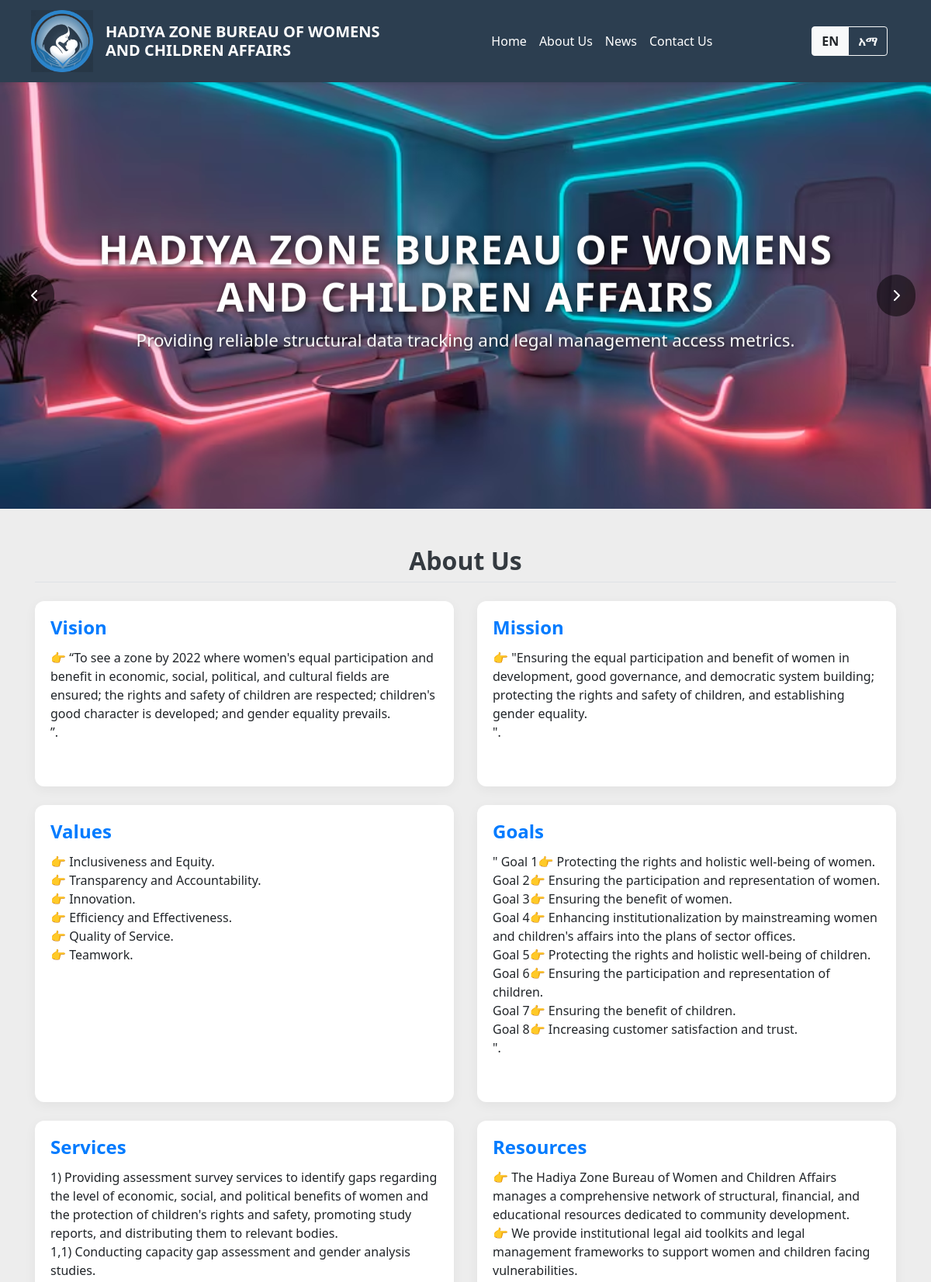
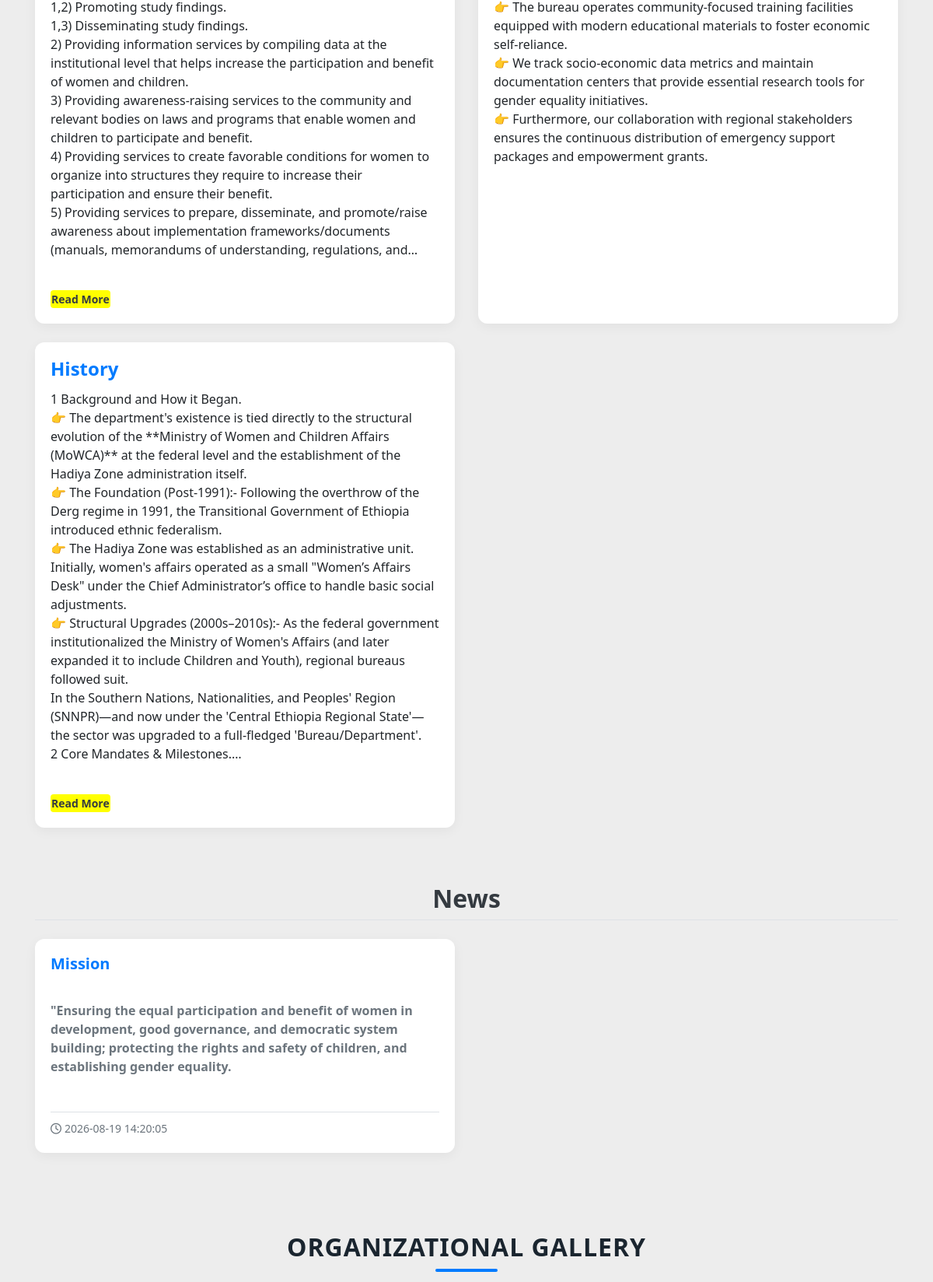
The page / (upper part) on the database its author committed (2 pictures, top to bottom).
### tables this page shows
CREATE TABLE `hero_slides` (
  `id` int(11) NOT NULL,
  `image_path` varchar(255) NOT NULL,
  `created_at` timestamp NOT NULL DEFAULT current_timestamp()
);

CREATE TABLE `news` (
  `id` int(11) NOT NULL,
  `title_en` varchar(255) NOT NULL,
  `title_am` varchar(255) NOT NULL,
  `body_en` text NOT NULL,
  `body_am` text NOT NULL,
  `created_at` timestamp NOT NULL DEFAULT current_timestamp()
);

### index.php (the view, shortened to what this page needs)
<?php
require_once 'db.php';
if (isset($_GET['lang'])) {
    $lang = $_GET['lang'] == 'am' ? 'am' : 'en';
    $_SESSION['lang'] = $lang;
    setcookie('lang', $lang, time() + (86400 * 30), "/");
} else {
    $lang = isset($_SESSION['lang']) ? $_SESSION['lang'] : (isset($_COOKIE['lang']) ? $_COOKIE['lang'] : 'en');
}
$translations = [
    'en' => [
        'home'=>'Home', 'about'=>'About Us', 'news'=>'News', 'contact'=>'Contact Us',
        'mission'=>'Mission', 'vision'=>'Vision', 'values'=>'Values', 'goals'=>'Goals',
        'services'=>'Services', 'resources'=>'Resources', 'history'=>'History',
        'login'=>'Login', 'user_mode'=>'Viewer Access Only Mode',
        'bureau_title'=>'HADIYA ZONE BUREAU OF WOMENS<br>
         AND CHILDREN AFFAIRS',
        'read_more'=>'Read More'
    ],
    'am' => [
        'home'=>'ዋና ገጽ', 'about'=>'ስለ እኛ', 'news'=>'ዜና', 'contact'=>'አግኙን',
        'mission'=>'ተልዕኮ', 'vision'=>'ራዕይ', 'values'=>'እሴቶች', 'goals'=>'ግቦች',
        'services'=>'አገልግሎቶች', 'resources'=>'ግብዓቶች', 'history'=>'ታሪክ',
        'login'=>'ግባ', 'user_mode'=>'የዕይታ ብቻ መዳረሻ ሁኔታ',
        'bureau_title'=>'ሀዲያ ዞን ሴቶችና ህጻናት ጉዳይ ቢሮ',
        'read_more'=>'ተጨማሪ ያንብቡ'
    ]
];
function fix_image_path($path) {
    $clean_filename = basename($path);
    $relative_path  = ltrim(str_replace('../', '', $path), '/');
    $possible_paths = [
        $relative_path,
        'admin/photos/' . $clean_filename,
        'admin/uploads/' . $clean_filename,
        'photos/' . $clean_filename,
        'admin/' . $relative_path
    ];
    foreach ($possible_paths as $test_path) {
        if (file_exists($test_path)) {
            return $test_path;
        }
    }
    return $path;
}
function render_as_sentence_list($text, $current_lang) {
    $delimiter = ($current_lang === 'am') ? '።' : '.';
    $sentences = explode($delimiter, $text);
    $output = '';
    foreach ($sentences as $sentence) {
        $trimmed = trim($sentence);
        if (!empty($trimmed)) {
            $output .= htmlspecialchars($trimmed . $delimiter) . '<br>';
        }
    }
    return $output;
}
$content_stmt = $pdo->query("SELECT * FROM site_content");
$site_data = [];
while($row = $content_stmt->fetch()){
    $site_data[$row['content_key']] = [
        'en' => $row['content_en'],
        'am' => $row['content_am']
    ];
}
?>
<!DOCTYPE html>
<html lang="<?php echo $lang; ?>">
<head>
    <link rel="stylesheet" href="https://cdn.jsdelivr.net/npm/bootstrap@4.6.2/dist/css/bootstrap.min.css">
    <link rel="stylesheet" href="https://cdnjs.cloudflare.com/ajax/libs/font-awesome/6.4.2/css/all.min.css">
</head>
<body>
<nav class="navbar navbar-expand-lg navbar-custom sticky-top shadow-sm">
    <div class="container-fluid px-lg-4 px-3">
        <a class="navbar-brand d-flex align-items-center" href="#home">
            <img src="<?php echo fix_image_path('logoo.jpg'); ?>" alt="Logo" class="navbar-logo mr-3 flex-shrink-0">
            <h5 class="m-0 font-weight-bold bureau-brand-title"><?php echo $translations[$lang]['bureau_title']; ?></h5>
        </a>
        <div class="collapse navbar-collapse" id="mainNav">
            <ul class="navbar-nav mx-auto nav-links-wrapper">
                <li class="nav-item"><a class="nav-link custom-nav-link" href="#home"><?php echo $translations[$lang]['home']; ?></a></li>
                <li class="nav-item"><a class="nav-link custom-nav-link" href="#about"><?php echo $translations[$lang]['about']; ?></a></li>
                <li class="nav-item"><a class="nav-link custom-nav-link" href="#news"><?php echo $translations[$lang]['news']; ?></a></li>
                <li class="nav-item"><a class="nav-link custom-nav-link" href="#contact"><?php echo $translations[$lang]['contact']; ?></a></li>
            </ul>
            <div class="d-flex align-items-center nav-controls-wrapper">
                <div class="btn-group mr-3" role="group">
                    <a href="?lang=en" class="btn btn-outline-light lang-btn <?php echo $lang=='en'?'active':''; ?>">EN</a>
                    <a href="?lang=am" class="btn btn-outline-light lang-btn <?php echo $lang=='am'?'active':''; ?>">አማ</a>
                </div>
            </div>
        </div>
    </div>
</nav>
<div id="home" class="slider position-relative">
    <div class="slides" id="heroSlides">
        <?php
        $slides_stmt = $pdo->query("SELECT * FROM w_c_issues.hero_slides ORDER BY id DESC");
        $slides = $slides_stmt ? $slides_stmt->fetchAll() : [];
        if (empty($slides)) {
            $default_photos = [
                'Photos/web1-1536x1024.jpg',
                'photos/img-1.webp',
                'Photos/img-3.avif',
                'Photos/img-2.avif',
                'Photos/img-4.avif'
            ];
            foreach ($default_photos as $index => $photo_path) {
                $active_class = ($index === 0) ? 'active' : '';
                $image_url = fix_image_path($photo_path);
                echo '<div class="slide ' . $active_class . '" style="background-image: url(\'' . htmlspecialchars($image_url) . '\');"></div>';
            }
        } else {
            foreach ($slides as $index => $slide) {
                $active_class = ($index === 0) ? 'active' : '';
                $image_url = fix_image_path($slide['image_path']);
                echo '<div class="slide ' . $active_class . '" style="background-image: url(\'' . htmlspecialchars($image_url) . '\');"></div>';
            }
        }
        ?>
    </div>
    <button class="arrow left" onclick="prevSlide()"><i class="fa fa-chevron-left"></i></button>
    <button class="arrow right" onclick="nextSlide()"><i class="fa fa-chevron-right"></i></button>
    <div class="hero-text" id="heroTextContainer">
       <h1 class="display-4 font-weight-bold"><?php echo $translations[$lang]['bureau_title']; ?></h1>
        <p class="lead">Providing reliable structural data tracking and legal management access metrics.</p>
    </div>
</div>
<main class="container my-5">
    <section id="about" class="mb-5">
        <h2 class="text-center mb-4 border-bottom pb-2 font-weight-bold text-dark"><?php echo $translations[$lang]['about']; ?></h2>
        <div class="row">
            <?php foreach(['vision', 'mission', 'values', 'goals', 'services', 'resources', 'history'] as $key): ?>
                <div class="col-md-6 col-lg-6 mb-4">
                    <div class="card feature-card h-100">
                        <div class="card-body d-flex flex-column">
                            <h4 class="card-title text-capitalize text-primary font-weight-bold"><?php echo $translations[$lang][$key]; ?></h4>
                            <div class="card-text expandable-content collapsed" id="text-<?php echo $key; ?>">
                                <?php
                                    $raw_content = $site_data[$key][$lang] ?? '';
                                    echo render_as_sentence_list($raw_content, $lang);
                                ?>
                            </div>
                            <div class="mt-auto pt-2">
                                <button style="background-color:yellow; font-weight: bold; border-radius: 4px; padding: 2px 8px;" class="btn btn-sm btn-link text-dark p-0 read-more-btn d-none" onclick="toggleReadMore('text-<?php echo $key; ?>', this)">
                                    <?php echo $translations[$lang]['read_more']; ?>
                                </button>
                            </div>
                        </div>
                    </div>
                </div>
            <?php endforeach; ?>
        </div>
    </section>
    <section id="news" class="my-5">
        <h2 class="text-center mb-4 border-bottom pb-2 font-weight-bold text-dark"><?php echo $translations[$lang]['news']; ?></h2>
        <div class="row">
            <?php
            $news_stmt = $pdo->query("SELECT * FROM news ORDER BY created_at DESC");
            $news_items = $news_stmt ? $news_stmt->fetchAll() : [];
            if (!empty($news_items)):
                foreach ($news_items as $item):
                    $title = ($lang === 'am' && !empty($item['title_am'])) ? $item['title_am'] : $item['title_en'];
                    $body  = ($lang === 'am' && !empty($item['body_am']))  ? $item['body_am']  : $item['body_en'];
            ?>
                <div class="col-md-6 mb-4">
                    <div class="card feature-card h-100">
                        <div class="card-body d-flex flex-column">
                            <h5 class="card-title text-primary font-weight-bold"><?php echo htmlspecialchars($title); ?></h5>
                            <p class="card-text text-secondary font-weight-bold"><?php echo nl2br(htmlspecialchars($body)); ?></p>
                            <div class="mt-auto pt-2 border-top">
                                <small class="text-muted"><i class="fa-regular fa-clock mr-1"></i><?php echo htmlspecialchars($item['created_at']); ?></small>
                            </div>
                        </div>
                    </div>
                </div>
            <?php
                endforeach;
            else:
            ?>
                <div class="col-12 text-center text-muted py-4 font-italic">No news items posted yet.</div>
            <?php endif; ?>
        </div>
    </section>
<section class="heroes-section my-3">
    <h2 class="section-title mb-2">ORGANIZATIONAL GALLERY</h2>
    <div class="title-underline mb-3"></div>
</section>
</main>
</body>
</html>

### index.php (style rules this page uses)
:root { --primary-color: #2c3e50; --accent-color: #3498db; }
body { font-family: 'Segoe UI', Tahoma, Geneva, Verdana, sans-serif; background-color: #e1e1e198; }
.navbar-custom { background-color: var(--primary-color); transition: background-color 0.4s ease, box-shadow 0.4s ease; }
.navbar-custom .nav-link, .navbar-custom .navbar-brand { color: #fff !important; transition: color 0.3s ease, transform 0.3s ease; }
.navbar-logo { height: 80px !important; width: 80px !important; object-fit: contain; flex-shrink: 0; }
.slider { position: relative; width: 100%; height: 550px; overflow: hidden; background-color: #000; }
.slides { display: flex; width: 100%; height: 100%; transition: transform 1.2s cubic-bezier(0.77, 0, 0.175, 1); }
.slide { min-width: 100%; height: 100%; background-position: center; background-size: cover; background-repeat: no-repeat; background-image: linear-gradient(rgba(0,0,0,0.55), rgba(0,0,0,0.55)); background-blend-mode: overlay; flex-shrink: 0; transition: transform 6s ease-out; }
.slider .arrow { position: absolute; top: 50%; transform: translateY(-50%); background: rgba(0, 0, 0, 0.5); color: #fff; border: none; padding: 15px 20px; cursor: pointer; z-index: 10; border-radius: 50px; transition: background 0.4s ease, transform 0.3s ease, box-shadow 0.3s ease; }
.slider .arrow.left { left: 20px; }
.slider .arrow.right { right: 20px; }
.hero-text { position: absolute; top: 50%; left: 50%; transform: translate(-50%, -50%); color: white; text-align: center; z-index: 5; width: 80%; animation: heroTextFadeIn 1.5s ease-out forwards; }
.hero-text h1 { font-size: 3.2rem; font-weight: 800; letter-spacing: 1.5px; text-shadow: 2px 2px 10px rgba(0,0,0,0.8); animation: slideInDown 1.2s ease-out forwards; }
.hero-text p { font-size: 1.4rem; text-shadow: 1px 1px 5px rgba(0,0,0,0.8); animation: slideInUp 1.4s ease-out forwards; }
.feature-card { border: none; box-shadow: 0 4px 15px rgba(0,0,0,0.05); transition: transform 0.4s cubic-bezier(0.165, 0.84, 0.44, 1), box-shadow 0.4s cubic-bezier(0.165, 0.84, 0.44, 1); margin-bottom: 30px; border-radius: 12px; overflow: hidden; }
.lang-btn { font-weight: bold; }
.expandable-content { transition: all 0.5s ease-in-out; }
.expandable-content.collapsed { display: -webkit-box; -webkit-line-clamp: 20; -webkit-box-orient: vertical; overflow: hidden; }
.heroes-section { padding: 30px 15px; background: transparent; }
.section-title { text-align: center; font-weight: 800; letter-spacing: 1px; color: #1a252f; margin-bottom: 5px; }
.title-underline { width: 80px; height: 4px; background-color: #007bff; margin: 0 auto 30px auto; border-radius: 2px; }
.btn { transition: all 0.3s cubic-bezier(0.25, 0.8, 0.25, 1); }
.heroes-section { margin-top: 1rem !important; margin-bottom: 1rem !important; }

### rows shown on the page
hero_slides: image_path (picture)
news: title_en "Mission", body_en "\"Ensuring the equal participation and benefit of women in development, good governance, and democratic system building; protecting the rights and safety of children, and establishing gender equality.", created_at "2026-08-19 14:20:05"

### other values the page prints
$translations[$lang]['bureau_title'] "HADIYA ZONE BUREAU OF WOMENS AND CHILDREN AFFAIRS"
$translations[$lang]['home'] "Home"
$translations[$lang]['about'] "About Us"
$translations[$lang]['news'] "News"
$translations[$lang]['contact'] "Contact Us"
$translations[$lang][$key] "Vision"
$trimmed . $delimiter "”."
$translations[$lang][$key] "Mission"
$trimmed . $delimiter "\"."
$translations[$lang][$key] "Values"
$trimmed . $delimiter "👉 Inclusiveness and Equity."
$trimmed . $delimiter "👉 Transparency and Accountability."
$trimmed . $delimiter "👉 Innovation."
$trimmed . $delimiter "👉 Efficiency and Effectiveness."
$trimmed . $delimiter "👉 Quality of Service."
